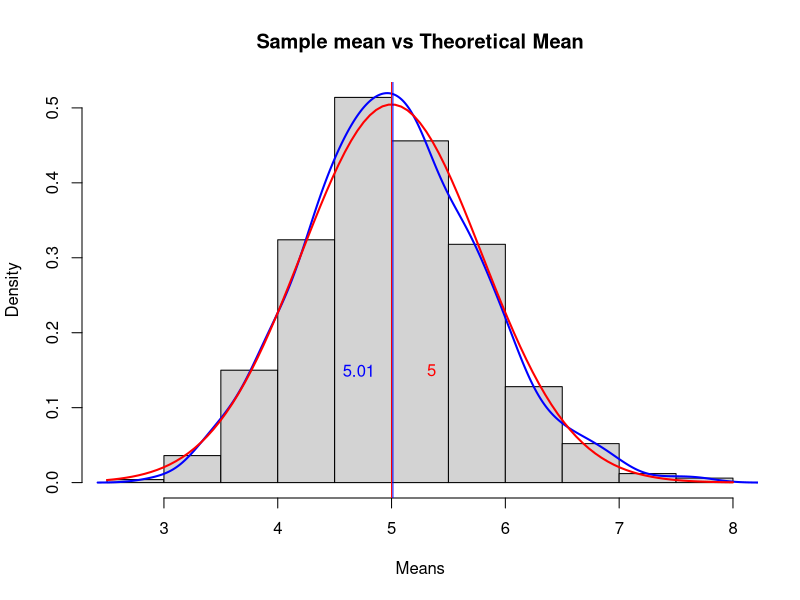
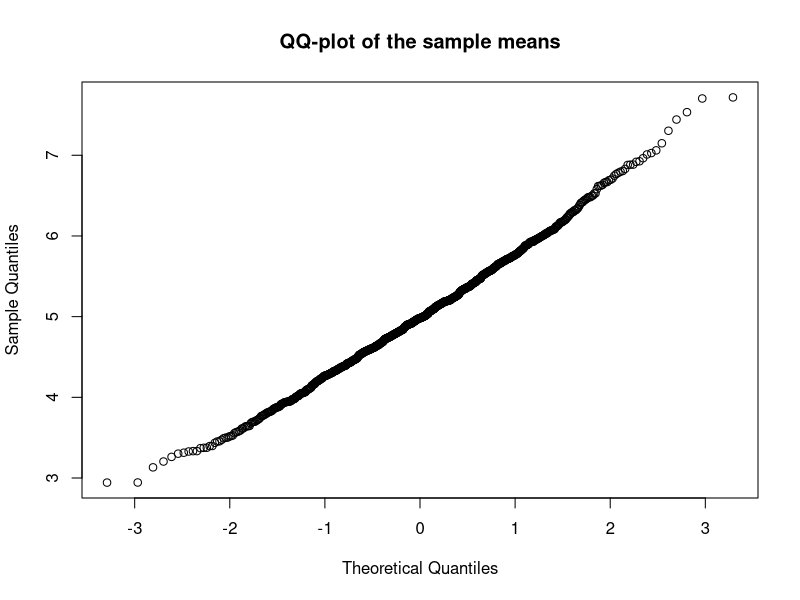
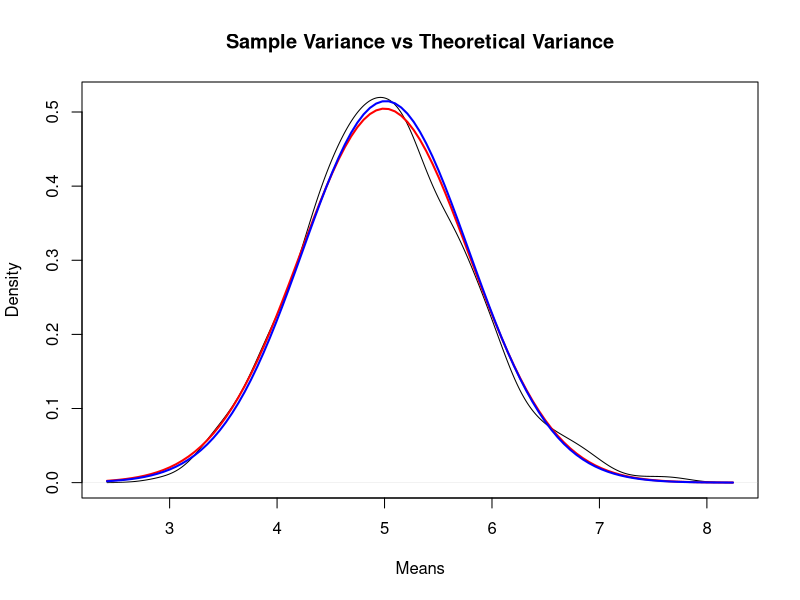

The R source for these figures, in order:
## ---- chunk 1
set.seed(123) #for reproducibility
 #TODO set simulation pareters
lambda <- 0.2  #rate
n <- 40 #sample size
nsim <- 1000 #number of simulations

#theoretical mean and variance
theor_mean <- 1/lambda
theor_var <- (1/lambda)^2 / n
theor_sd <- sqrt(theor_var)

theor_mean; theor_var; theor_sd
## ---- chunk 2
#TODO Build vector means with lennght nsim
means <- replicate(nsim, mean(rexp(n, rate = lambda)))
head(means)
## ---- chunk 3
#TODO empirical mean and variance and sd
sample_mean <- mean(means)
sample_var <- var(means)
sample_sd <- sd(means)

df_confronto <- data.frame(theoretical = c(theor_mean, theor_var, theor_sd),
                          empirical = c(sample_mean, sample_var, sample_sd),
                          row.names = c("mean", "variance", "sd"))
knitr::kable(df_confronto, digits = 3, caption = "Theoretical vs Sample")
## ---- chunk 4
#histogram of the means prob = TRUE
hist(means, prob = TRUE, main = "Sample mean vs Theoretical Mean", xlab = "Means") 
lines(density(means), col = "blue", lwd = 2)
curve(dnorm(x, mean = theor_mean, sd = theor_sd), col = "red", lwd = 2, add = TRUE)
#adding vertical line for the 2 means
abline(v = theor_mean, col = "red", lwd = 1)
abline(v = sample_mean, col = "blue", lwd = 1)
#report nnumbers on the plot
text(x = theor_mean + 0.35, y = 0.15, labels = paste(round(theor_mean, 2)), col = "red")
text(x = sample_mean - 0.30, y = 0.15, labels = paste(round(sample_mean, 2)), col = "blue")
## ---- chunk 5
#QQ-plot
qqnorm(means, main = "QQ-plot of the sample means")
## ---- chunk 6
plot(density(means), main = "Sample Variance vs Theoretical Variance", xlab = "Means")
curve(dnorm(x, mean = theor_mean, sd = theor_sd), col = "red", lwd = 2, add = TRUE)
curve(dnorm(x, mean = sample_mean, sd = sqrt(sample_var)), col = "blue", lwd = 2, add = TRUE)
